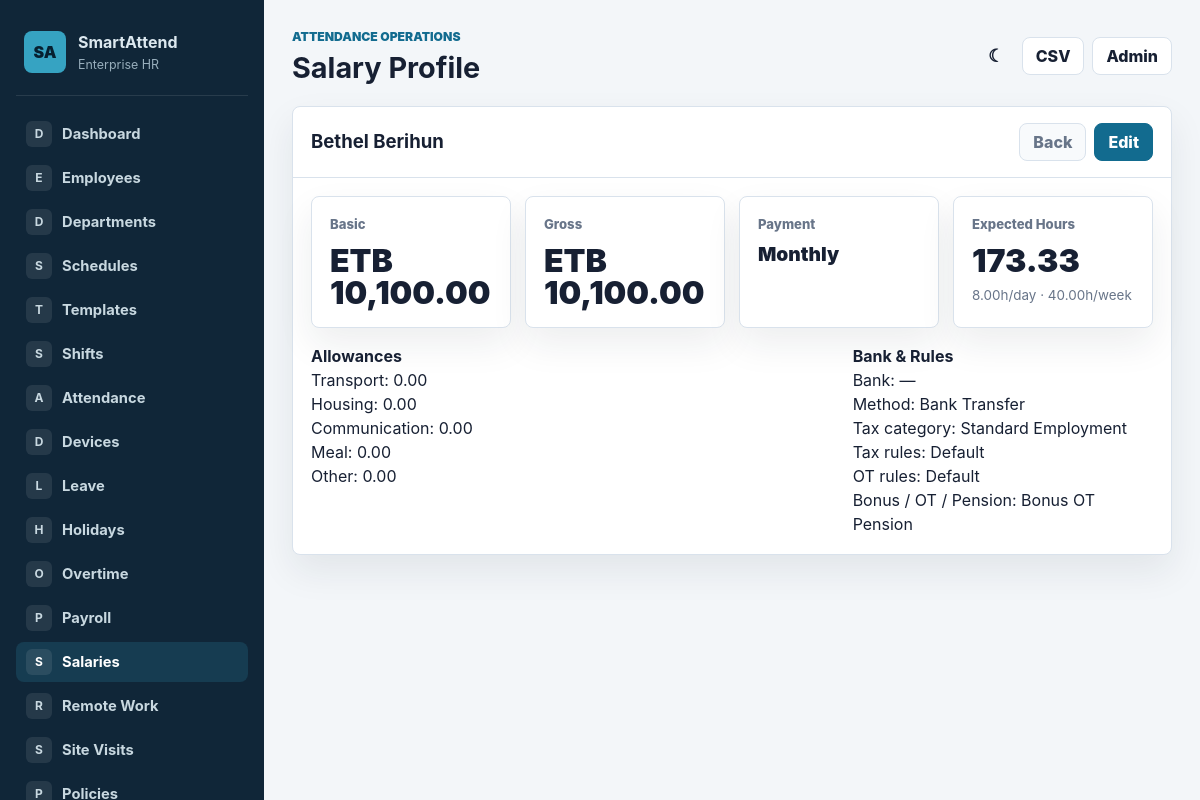
The app's page /payroll/salaries/1/ (signed in) with its own data.
### payroll/models.py (models this page shows, shortened)
class SalaryProfile(models.Model):
    class PaymentType(models.TextChoices):
        MONTHLY = 'MONTHLY', 'Monthly'
        HOURLY = 'HOURLY', 'Hourly'
        DAILY = 'DAILY', 'Daily'
    class PaymentMethod(models.TextChoices):
        BANK_TRANSFER = 'BANK_TRANSFER', 'Bank Transfer'
        CASH = 'CASH', 'Cash'
        MOBILE_MONEY = 'MOBILE_MONEY', 'Mobile Money'
        CHEQUE = 'CHEQUE', 'Cheque'
    class TaxCategory(models.TextChoices):
        STANDARD = 'STANDARD', 'Standard Employment'
        EXEMPT = 'EXEMPT', 'Tax Exempt'
        NON_RESIDENT = 'NON_RESIDENT', 'Non-Resident'
        CONTRACTOR = 'CONTRACTOR', 'Contractor'
    employee = models.OneToOneField(
        'attendance.Employee',
        on_delete=models.CASCADE,
        related_name='salary_profile',
    )
    payment_type = models.CharField(
        max_length=20, choices=PaymentType.choices, default=PaymentType.MONTHLY, db_index=True
    )
    payment_method = models.CharField(
        max_length=20, choices=PaymentMethod.choices, default=PaymentMethod.BANK_TRANSFER
    )
    tax_category = models.CharField(
        max_length=20, choices=TaxCategory.choices, default=TaxCategory.STANDARD
    )
    basic_salary = models.DecimalField(max_digits=14, decimal_places=2, default=Decimal('0.00'))
    gross_salary = models.DecimalField(max_digits=14, decimal_places=2, default=Decimal('0.00'))
    monthly_salary = models.DecimalField(max_digits=14, decimal_places=2, default=Decimal('0.00'))
    hourly_rate = models.DecimalField(max_digits=12, decimal_places=2, default=Decimal('0.00'))
    daily_rate = models.DecimalField(max_digits=12, decimal_places=2, default=Decimal('0.00'))
    transport_allowance = models.DecimalField(max_digits=12, decimal_places=2, default=Decimal('0.00'))
    housing_allowance = models.DecimalField(max_digits=12, decimal_places=2, default=Decimal('0.00'))
    communication_allowance = models.DecimalField(max_digits=12, decimal_places=2, default=Decimal('0.00'))
    meal_allowance = models.DecimalField(max_digits=12, decimal_places=2, default=Decimal('0.00'))
    other_allowances = models.DecimalField(max_digits=12, decimal_places=2, default=Decimal('0.00'))
    expected_daily_hours = models.DecimalField(max_digits=5, decimal_places=2, default=Decimal('8.00'), verbose_name='Hours Per Day')
    expected_weekly_hours = models.DecimalField(max_digits=5, decimal_places=2, default=Decimal('40.00'))
    expected_monthly_hours = models.DecimalField(max_digits=7, decimal_places=2, default=Decimal('160.00'))
    days_per_week = models.DecimalField(max_digits=4, decimal_places=2, default=Decimal('5.00'))
    break_duration = models.DecimalField(max_digits=5, decimal_places=2, default=Decimal('0.00'), verbose_name='Break Duration (minutes)')
    bank_name = models.CharField(max_length=120, blank=True)
    bank_account_number = models.CharField(max_length=64, blank=True)
    bank_branch = models.CharField(max_length=120, blank=True)
    mobile_money_number = models.CharField(max_length=40, blank=True)
    currency = models.CharField(max_length=3, default='ETB')
    tax_rule_set = models.ForeignKey(
        'TaxRuleSet', on_delete=models.SET_NULL, null=True, blank=True, related_name='salary_profiles'
    )
    overtime_rule_set = models.ForeignKey(
        'OvertimeRuleSet', on_delete=models.SET_NULL, null=True, blank=True, related_name='salary_profiles'
    )
    attendance_deduction_policy = models.ForeignKey(
        'AttendanceDeductionPolicy',
        on_delete=models.SET_NULL,
        null=True,
        blank=True,
        related_name='salary_profiles',
    )
    bonus_eligible = models.BooleanField(default=True)
    overtime_eligible = models.BooleanField(default=True)
    pension_eligible = models.BooleanField(default=True)
    apply_attendance_deductions = models.BooleanField(default=True)
    effective_from = models.DateField(default=timezone.localdate)
    effective_to = models.DateField(null=True, blank=True)
    is_active = models.BooleanField(default=True, db_index=True)
    notes = models.TextField(blank=True)
    created_at = models.DateTimeField(auto_now_add=True)
    updated_at = models.DateTimeField(auto_now=True)
    class Meta:
        ordering = ['employee__first_name', 'employee__last_name']
        verbose_name = 'Salary Profile'
        verbose_name_plural = 'Salary Profiles'
        permissions = [
            ('view_payroll_sensitive', 'Can view sensitive payroll data'),
            ('export_payroll', 'Can export payroll data'),
            ('approve_payroll', 'Can approve payroll'),
            ('unlock_payroll', 'Can unlock locked payroll'),
        ]

### attendance/models.py (models this page shows, shortened)
class Employee(models.Model):
    class EmploymentStatus(models.TextChoices):
        ACTIVE = 'ACTIVE', 'Active'
        INACTIVE = 'INACTIVE', 'Inactive'
        ON_LEAVE = 'ON_LEAVE', 'On Leave'
        SUSPENDED = 'SUSPENDED', 'Suspended'
        RESIGNED = 'RESIGNED', 'Resigned'
        TERMINATED = 'TERMINATED', 'Terminated'
    class EmploymentType(models.TextChoices):
        FULL_TIME = 'FULL_TIME', 'Full-time'
        PART_TIME = 'PART_TIME', 'Part-time'
        CONTRACT = 'CONTRACT', 'Contract'
        INTERN = 'INTERN', 'Intern'
        TEMPORARY = 'TEMPORARY', 'Temporary'
        CONSULTANT = 'CONSULTANT', 'Consultant'
    class Gender(models.TextChoices):
        MALE = 'MALE', 'Male'
        FEMALE = 'FEMALE', 'Female'
        OTHER = 'OTHER', 'Other'
        PREFER_NOT_TO_SAY = 'PNS', 'Prefer not to say'
    organization_id = models.CharField(max_length=50, unique=True)
    first_name = models.CharField(max_length=50)
    last_name = models.CharField(max_length=50)
    email = models.EmailField(blank=True)
    phone = models.CharField(max_length=30, blank=True)
    date_of_birth = models.DateField(null=True, blank=True)
    gender = models.CharField(max_length=10, choices=Gender.choices, blank=True)
    address = models.TextField(blank=True)
    emergency_contact_name = models.CharField(max_length=100, blank=True)
    emergency_contact_phone = models.CharField(max_length=30, blank=True)
    department = models.ForeignKey('organizations.Department', on_delete=models.SET_NULL, null=True, blank=True)
    team = models.ForeignKey('organizations.Team', on_delete=models.SET_NULL, null=True, blank=True, related_name='members')
    manager = models.ForeignKey('self', on_delete=models.SET_NULL, null=True, blank=True, related_name='direct_reports')
    job_title = models.CharField(max_length=100)
    employment_type = models.CharField(max_length=20, choices=EmploymentType.choices, default=EmploymentType.FULL_TIME, db_index=True)
    employment_status = models.CharField(max_length=20, choices=EmploymentStatus.choices, default=EmploymentStatus.ACTIVE, db_index=True)
    hire_date = models.DateField(null=True, blank=True)
    contract_start_date = models.DateField(null=True, blank=True)
    contract_end_date = models.DateField(null=True, blank=True)
    resignation_date = models.DateField(null=True, blank=True)
    termination_date = models.DateField(null=True, blank=True)
    office_location = models.ForeignKey(OfficeLocation, on_delete=models.SET_NULL, null=True, blank=True)
    work_location_name = models.CharField(max_length=150, blank=True)
    weekly_working_days = models.PositiveIntegerField(default=5, validators=[MinValueValidator(1), MaxValueValidator(7)])
    expected_weekly_hours = models.DecimalField(max_digits=5, decimal_places=2, default=40)
    expected_monthly_hours = models.DecimalField(max_digits=7, decimal_places=2, default=176)
    attendance_policy = models.ForeignKey(AttendancePolicy, on_delete=models.SET_NULL, null=True, blank=True, related_name='employees')
    fingerprint_id = models.IntegerField(unique=True, null=True, blank=True)
    face_profile = models.ImageField(upload_to='employees/faces/', blank=True, null=True)
    created_at = models.DateTimeField(default=timezone.now, editable=False)
    updated_at = models.DateTimeField(auto_now=True)
    class Meta:
        indexes = [
            models.Index(fields=['organization_id']),
            models.Index(fields=['department', 'employment_status']),
            models.Index(fields=['team', 'employment_status']),
            models.Index(fields=['manager', 'employment_status']),
            models.Index(fields=['employment_type', 'employment_status']),
        ]
        ordering = ['first_name', 'last_name']
        verbose_name = 'Employee'
        verbose_name_plural = 'Employees'
    @property
    def full_name(self):
        return f'{self.first_name} {self.last_name}'.strip()

### payroll/views.py (the view)
# urls.py: path('salaries/<int:pk>/', views.SalaryProfileDetailView.as_view(), name='payroll_salary_detail'),
class SalaryProfileDetailView(PayrollPermissionMixin, PayrollNavMixin, DetailView):
    model = SalaryProfile
    template_name = 'payroll/salary_detail.html'
    page_title = 'Salary Profile'
    active_nav = 'payroll_salaries'

### payroll/views.py (called while the page is built)
    def test_func(self):
        user = self.request.user
        if not user.is_authenticated:
            return False
        if user.is_superuser or user.is_staff:
            return True
        if self.permission_required:
            return user.has_perm(self.permission_required)
        return user.has_perm('payroll.view_payroll') or user.has_perm('payroll.view_payroll_sensitive')

### payroll/templates/payroll/salary_detail.html (shortened to what this page needs)
{% extends "attendance/base.html" %}
{% load humanize %}
{% block content %}
<div class="panel">
    <div class="panel-header">
        <h2>{{ object.employee.full_name }}</h2>
        <div class="row-actions">
            <a class="button subtle" href="{% url 'payroll_salary_list' %}">Back</a>
            <a class="button primary" href="{% url 'payroll_salary_edit' object.pk %}">Edit</a>
        </div>
    </div>
    <div class="panel-body">
        <div class="metrics" style="margin-bottom:16px;">
            <article class="metric-card"><div class="metric-label">Basic</div><div class="metric-value">{{ object.currency }} {{ object.basic_salary|floatformat:2|intcomma }}</div></article>
            <article class="metric-card"><div class="metric-label">Gross</div><div class="metric-value">{{ object.currency }} {{ object.gross_salary|floatformat:2|intcomma }}</div></article>
            <article class="metric-card"><div class="metric-label">Payment</div><div class="metric-value" style="font-size:1.2rem;">{{ object.get_payment_type_display }}</div></article>
            <article class="metric-card"><div class="metric-label">Expected Hours</div><div class="metric-value">{{ object.expected_monthly_hours }}</div><div class="metric-note">{{ object.expected_daily_hours }}h/day · {{ object.expected_weekly_hours }}h/week</div></article>
        </div>
        <div class="grid-2">
            <div>
                <h3>Allowances</h3>
                <p>Transport: {{ object.transport_allowance }}</p>
                <p>Housing: {{ object.housing_allowance }}</p>
                <p>Communication: {{ object.communication_allowance }}</p>
                <p>Meal: {{ object.meal_allowance }}</p>
                <p>Other: {{ object.other_allowances }}</p>
            </div>
            <div>
                <h3>Bank &amp; Rules</h3>
                <p>Bank: {{ object.bank_name|default:"—" }} {{ object.bank_account_number }}</p>
                <p>Method: {{ object.get_payment_method_display }}</p>
                <p>Tax category: {{ object.get_tax_category_display }}</p>
                <p>Tax rules: {{ object.tax_rule_set|default:"Default" }}</p>
                <p>OT rules: {{ object.overtime_rule_set|default:"Default" }}</p>
                <p>Bonus / OT / Pension: {% if object.bonus_eligible %}Bonus{% endif %} {% if object.overtime_eligible %}OT{% endif %} {% if object.pension_eligible %}Pension{% endif %}</p>
            </div>
        </div>
    </div>
</div>
{% endblock %}

### attendance/static/attendance/css/app.css (style rules this page uses)
:root { --bg: #f3f6f9; --surface: #ffffff; --surface-soft: #f8fafc; --text: #172033; --muted: #687589; --line: #d9e2ec; --brand: #126b8f; --brand-dark: #0b4f6d; --accent: #1f8a70; --warning: #b7791f; --danger: #c2413b; --info-bg: #e8f3f7; --success-bg: #e8f6ef; --danger-bg: #fff0ef; --shadow: 0 16px 36px rgba(23, 32, 51, 0.08); }
* { box-sizing: border-box; }
body { margin: 0; background: var(--bg); color: var(--text); font-family: Inter, ui-sans-serif, system-ui, -apple-system, BlinkMacSystemFont, "Segoe UI", sans-serif; letter-spacing: 0; line-height: 1.5; }
a { color: inherit; text-decoration: none; }
h1, h2, h3, p { margin: 0; }
h2 { font-size: 1.16rem; }
h3 { font-size: 1rem; }
.top-actions, .row-actions, .table-actions { display: flex; align-items: center; gap: 8px; flex-wrap: wrap; }
.icon-button, .button { display: inline-flex; align-items: center; justify-content: center; min-height: 38px; border: 1px solid var(--line); border-radius: 8px; background: var(--surface); color: var(--text); font: inherit; font-weight: 800; padding: 0 13px; cursor: pointer; }
.button.primary { border-color: var(--brand); background: var(--brand); color: #fff; }
.button.subtle { background: var(--surface-soft); color: var(--muted); }
.metrics { display: grid; grid-template-columns: repeat(4, minmax(0, 1fr)); gap: 14px; margin-bottom: 18px; }
.metric-card, .panel { background: var(--surface); border: 1px solid var(--line); border-radius: 8px; box-shadow: var(--shadow); }
.metric-card { padding: 18px; }
.metric-label { color: var(--muted); font-size: 0.82rem; font-weight: 800; }
.metric-value { color: var(--text); font-size: 2rem; font-weight: 900; line-height: 1; margin-top: 10px; }
.metric-note { color: var(--muted); font-size: 0.84rem; margin-top: 8px; }
.grid-2 { display: grid; grid-template-columns: 1.4fr 0.8fr; gap: 16px; }
.panel-header { display: flex; align-items: center; justify-content: space-between; gap: 12px; padding: 16px 18px; border-bottom: 1px solid var(--line); }
.panel-body { padding: 18px; }

### records on screen
SalaryProfile: employee.full_name "Bethel Berihun", currency "ETB", basic_salary "10,100.00", gross_salary "10,100.00", payment_type "Monthly", expected_monthly_hours "173.33", expected_daily_hours "8.00", expected_weekly_hours "40.00", transport_allowance "0.00", housing_allowance "0.00", communication_allowance "0.00", meal_allowance "0.00", other_allowances "0.00", bank_name "—", payment_method "Bank Transfer", tax_category "Standard Employment", tax_rule_set "Default", overtime_rule_set "Default"

### other values on screen
{{ label|slice:":1" }} "D" "E" "D" "S" "T" "S" "A" "D" "L" "H" "O" "P" "S" "R" "S" "P"
{{ label }} "Dashboard" "Employees" "Departments" "Schedules" "Templates" "Shifts" "Attendance" "Devices" "Leave" "Holidays" "Overtime" "Payroll" "Salaries" "Remote Work" "Site Visits"
{{ page_title|default:"Dashboard" }} "Salary Profile"
